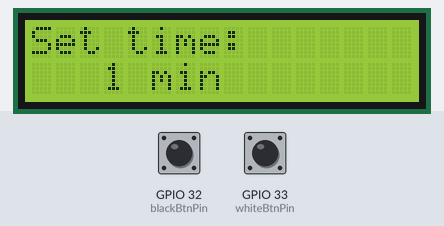
Simulated run of this sketch. Board: ESP32. On the bench: 16×2 character LCD. Inputs (shaded band) come from the test bench; at power-on: GPIO 32 (blackBtnPin) HIGH, GPIO 33 (whiteBtnPin) HIGH.

Above: at 2.2 s.
2.3 s: GPIO 32 (blackBtnPin) pulled LOW for 0.15 s
At 3.1 s:
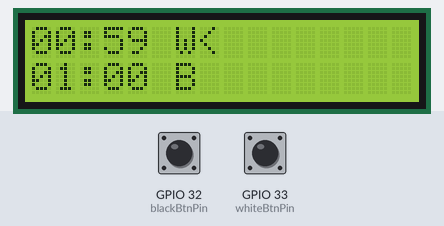
5.4 s: GPIO 33 (whiteBtnPin) pulled LOW for 0.15 s
At 6.2 s:
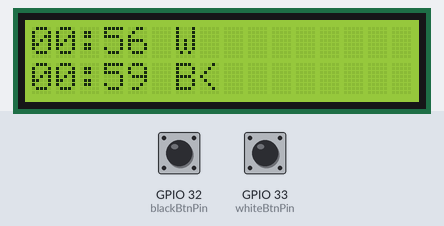
8.5 s: GPIO 32 (blackBtnPin) pulled LOW for 1 s
At 10.1 s:
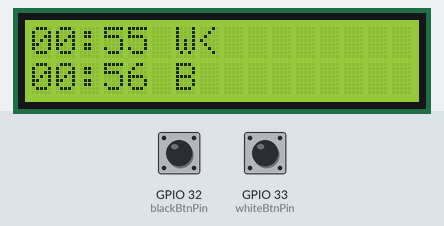
11.0 s: GPIO 33 (whiteBtnPin) pulled LOW for 1 s
At 12.2 s:
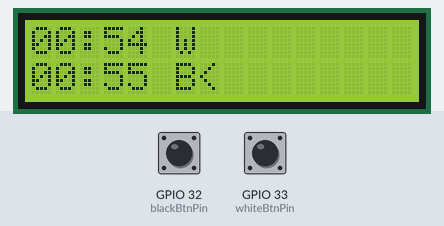
13.5 s: GPIO 32 (blackBtnPin) driven LOW and GPIO 33 (whiteBtnPin) driven LOW
At 14.4 s:
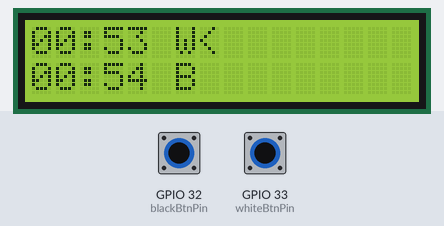
16.5 s: GPIO 32 (blackBtnPin) driven HIGH
At 17.6 s:
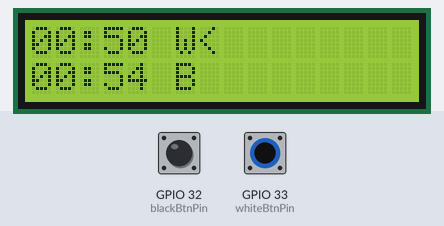
Timing chart, 0 to 19.5 s (numbered marks = the images above; inputs shaded):
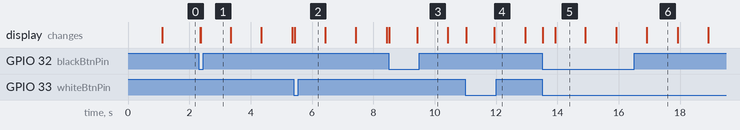

The sketch:

advancedchesstimer.ino
```cpp
#include <Wire.h>
#include <LiquidCrystal_I2C.h>

// === CONFIG ===
LiquidCrystal_I2C lcd(0x27, 16, 2);
const int whiteBtnPin = 33;
const int blackBtnPin = 32;

const unsigned long debounceDelay   = 50;
const unsigned long bothLongPressMs = 3000;

const unsigned long presetDurations[] = { 1UL*60*1000, 3UL*60*1000, 10UL*60*1000 };
const int numPresets = sizeof(presetDurations) / sizeof(presetDurations[0]);

// === STATE ===
enum Mode { TIMED, FREEPLAY };
Mode mode = TIMED;

bool gameStarted  = false;
bool whiteTurn    = true;
bool displayOff   = false;

// Timed-mode state
int  presetIndex       = 0;
unsigned long whiteTimeLeft, blackTimeLeft;
unsigned long lastMillis = 0;

// Button-state tracking
bool lastWhiteBtnState = HIGH, lastBlackBtnState = HIGH;
unsigned long lastWhiteDebounce = 0, lastBlackDebounce = 0;
unsigned long bothPressedSince  = 0;
bool bothLongActive = false;

void setup() {
  pinMode(whiteBtnPin, INPUT_PULLUP);
  pinMode(blackBtnPin, INPUT_PULLUP);
  lcd.init();
  lcd.backlight();
  showMode();
}

void loop() {
  unsigned long now = millis();
  readButtons(now);
  checkBothLongPress(now);

  // Sleep/wake based on displayOff
  if (displayOff) {
    if (buttonPressed(whiteBtnPin) || buttonPressed(blackBtnPin)) {
      displayOff = false;
      lcd.backlight();
      lastMillis = now;
    } else {
      return;  // remain sleeping
    }
  }

  if (mode == TIMED) {
    if (!gameStarted) {
      // Pre-game: choose time preset
      lcd.setCursor(0,0);
      lcd.print("Set time:        ");
      lcd.setCursor(0,1);
      lcd.print("   ");
      lcd.print(presetDurations[presetIndex] / 60000);
      lcd.print(" min           ");
      if (buttonPressed(whiteBtnPin)) {
        presetIndex = (presetIndex + 1) % numPresets;
      }
      if (buttonPressed(blackBtnPin)) startTimedGame(now);

    } else {
      // Running timed game
      unsigned long dt = now - lastMillis;
      lastMillis = now;
      if (whiteTurn) whiteTimeLeft = whiteTimeLeft > dt ? whiteTimeLeft - dt : 0;
      else           blackTimeLeft = blackTimeLeft > dt ? blackTimeLeft - dt : 0;

      // Check for timeout
      if (whiteTimeLeft == 0 || blackTimeLeft == 0) {
        lcd.clear();
        lcd.setCursor(0,0);
        lcd.print("  TIME UP!       ");
        lcd.setCursor(0,1);
        lcd.print(whiteTimeLeft == 0 ? "  WHITE LOST    " : "  BLACK LOST    ");
        while (true);
      }

      // Turn-swap: only active button changes turn
      if (whiteTurn) {
        if (buttonPressed(whiteBtnPin)) {
          whiteTurn = false;
        }
      } else {
        if (buttonPressed(blackBtnPin)) {
          whiteTurn = true;
        }
      }

      // Display clocks with W/B labels and arrow
      lcd.setCursor(0,0);
      printTime(whiteTimeLeft);
      lcd.print(" W"); lcd.print(whiteTurn ? "<" : " ");
      lcd.setCursor(0,1);
      printTime(blackTimeLeft);
      lcd.print(" B"); lcd.print(!whiteTurn ? "<" : " ");
    }

  } else {
    // FREEPLAY
    static bool firstFP = true;
    static bool lastTurn;

    if (!gameStarted) {
      gameStarted = true;
      whiteTurn   = true;
      firstFP     = true;
    }

    // Redraw only on first entry or turn change
    if (firstFP || whiteTurn != lastTurn) {
      lcd.clear();
      lcd.setCursor(0,0);
      lcd.print(whiteTurn ? "White's turn    " : "Black's turn    ");
      firstFP = false;
      lastTurn = whiteTurn;
    }

    // Active-side swaps turn; inactive-side sleeps
    if (whiteTurn) {
      if (buttonPressed(whiteBtnPin)) {
        whiteTurn = false;
      } else if (buttonPressed(blackBtnPin)) {
        displayOff = true;
        lcd.noBacklight();
      }
    } else {
      if (buttonPressed(blackBtnPin)) {
        whiteTurn = true;
      } else if (buttonPressed(whiteBtnPin)) {
        displayOff = true;
        lcd.noBacklight();
      }
    }

    delay(50);
  }
}

void startTimedGame(unsigned long now) {
  gameStarted   = true;
  whiteTurn     = true;
  whiteTimeLeft = blackTimeLeft = presetDurations[presetIndex];
  lastMillis    = now;
  lcd.clear();
}

void showMode() {
  lcd.clear();
  lcd.setCursor(0,0);
  lcd.print(mode == TIMED ? "MODE: TIMED     " : "MODE: FREEPLAY  ");
  delay(1000);
  lcd.clear();
}

void toggleMode() {
  mode = (mode == TIMED ? FREEPLAY : TIMED);
  gameStarted = false;
  displayOff  = false;
  bothLongActive = false;
  lcd.backlight();
  showMode();
}

void readButtons(unsigned long now) {
  int rW = digitalRead(whiteBtnPin), rB = digitalRead(blackBtnPin);
  if (rW != lastWhiteBtnState && now - lastWhiteDebounce > debounceDelay) {
    lastWhiteDebounce = now;
    lastWhiteBtnState = rW;
  }
  if (rB != lastBlackBtnState && now - lastBlackDebounce > debounceDelay) {
    lastBlackDebounce = now;
    lastBlackBtnState = rB;
  }
  if (lastWhiteBtnState == LOW && lastBlackBtnState == LOW) {
    if (!bothPressedSince) bothPressedSince = now;
  } else {
    bothPressedSince = 0;
    bothLongActive  = false;
  }
}

bool buttonPressed(int pin) {
  static bool consW = false, consB = false;
  if (pin == whiteBtnPin) {
    if (lastWhiteBtnState == LOW && !consW) { consW = true; return true; }
    if (lastWhiteBtnState == HIGH) consW = false;
  }
  if (pin == blackBtnPin) {
    if (lastBlackBtnState == LOW && !consB) { consB = true; return true; }
    if (lastBlackBtnState == HIGH) consB = false;
  }
  return false;
}

void checkBothLongPress(unsigned long now) {
  if (bothPressedSince && !bothLongActive && now - bothPressedSince >= bothLongPressMs) {
    bothLongActive = true;
    toggleMode();
  }
}

void printTime(unsigned long t) {
  unsigned int s = (t / 1000) % 60;
  unsigned int m = t / 60000;
  if (m < 10) lcd.print('0'); lcd.print(m);
  lcd.print(':');
  if (s < 10) lcd.print('0'); lcd.print(s);
}
```

Measured:
- after the input at 2.3 s, the display: first changes after 0.06 s (image 1 shows a later state)
- after the input at 5.4 s, the display: changes at once (image 2)
- after the input at 8.5 s, the display: first changes at once (image 3 shows a later state)
- after the input at 11.0 s, the display: first changes at once (image 4 shows a later state)
- after the input at 13.5 s, the display: first changes at once (image 5 shows a later state)
- what the display in image 5 shows lasts 1.0 s, from 13.9 s to 14.9 s
